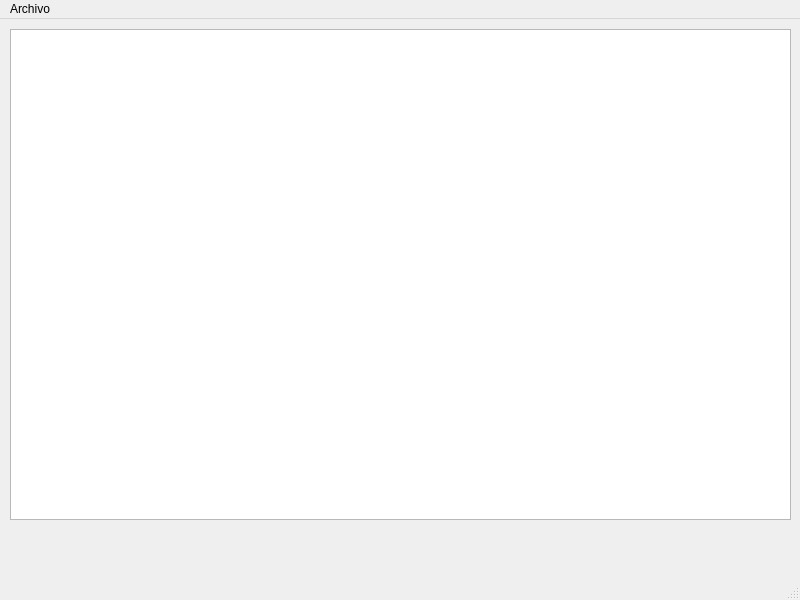
<?xml version="1.0" encoding="UTF-8"?>
<ui version="4.0">
 <class>MainWindow</class>
 <widget class="QMainWindow" name="MainWindow">
  <property name="geometry">
   <rect>
    <x>0</x>
    <y>0</y>
    <width>800</width>
    <height>600</height>
   </rect>
  </property>
  <property name="windowTitle">
   <string>Archivos</string>
  </property>
  <widget class="QWidget" name="centralwidget">
   <widget class="QTableView" name="Table_Sql">
    <property name="geometry">
     <rect>
      <x>10</x>
      <y>10</y>
      <width>781</width>
      <height>491</height>
     </rect>
    </property>
   </widget>
  </widget>
  <widget class="QMenuBar" name="menubar">
   <property name="geometry">
    <rect>
     <x>0</x>
     <y>0</y>
     <width>800</width>
     <height>22</height>
    </rect>
   </property>
   <widget class="QMenu" name="menuArchivo">
    <property name="title">
     <string>Archivo</string>
    </property>
    <widget class="QMenu" name="menuOrdenar">
     <property name="title">
      <string>Ordenar</string>
     </property>
     <addaction name="actionFecha"/>
     <addaction name="actionNombre"/>
     <addaction name="actionTama_o"/>
    </widget>
    <addaction name="menuOrdenar"/>
    <addaction name="actionSalir"/>
   </widget>
   <addaction name="menuArchivo"/>
  </widget>
  <widget class="QStatusBar" name="statusbar"/>
  <action name="actionTama_o">
   <property name="text">
    <string>Tamaño</string>
   </property>
  </action>
  <action name="actionFecha">
   <property name="text">
    <string>Fecha</string>
   </property>
  </action>
  <action name="actionNombre">
   <property name="text">
    <string>Nombre</string>
   </property>
  </action>
  <action name="actionSalir">
   <property name="text">
    <string>Salir</string>
   </property>
  </action>
 </widget>
 <resources/>
 <connections/>
</ui>
